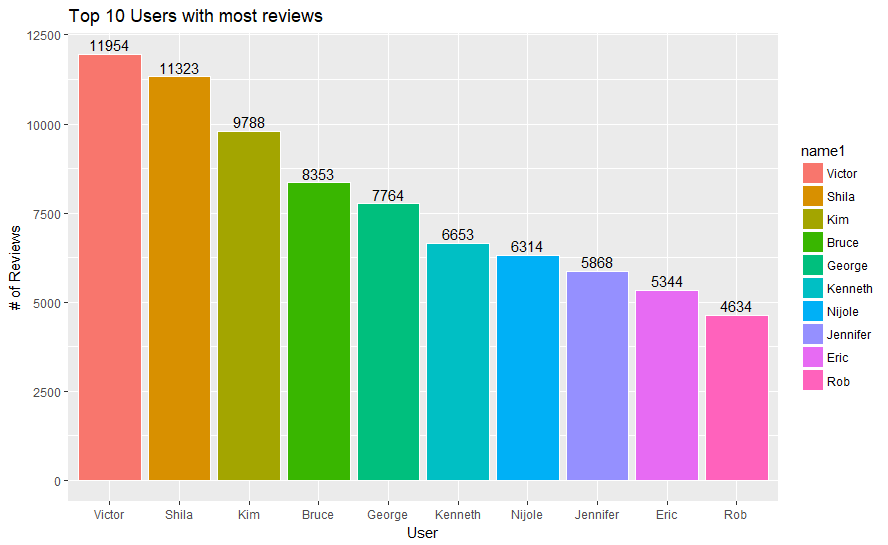

The R source for this figure:
res<-dbGetQuery(channel, "select name,review_count from user order by review_count desc limit 10;")
res$name1 <- factor(res$name, levels=unique(res$name))
temp<-ggplot(res,aes(x=name1,y=review_count,fill=name1))+geom_bar(stat="identity",col='white')+geom_text(aes(label = review_count, vjust = -0.3, hjust = 0.5))+labs(x="User",y="# of Reviews",title="Top 10 Users with most reviews")
show(temp)
